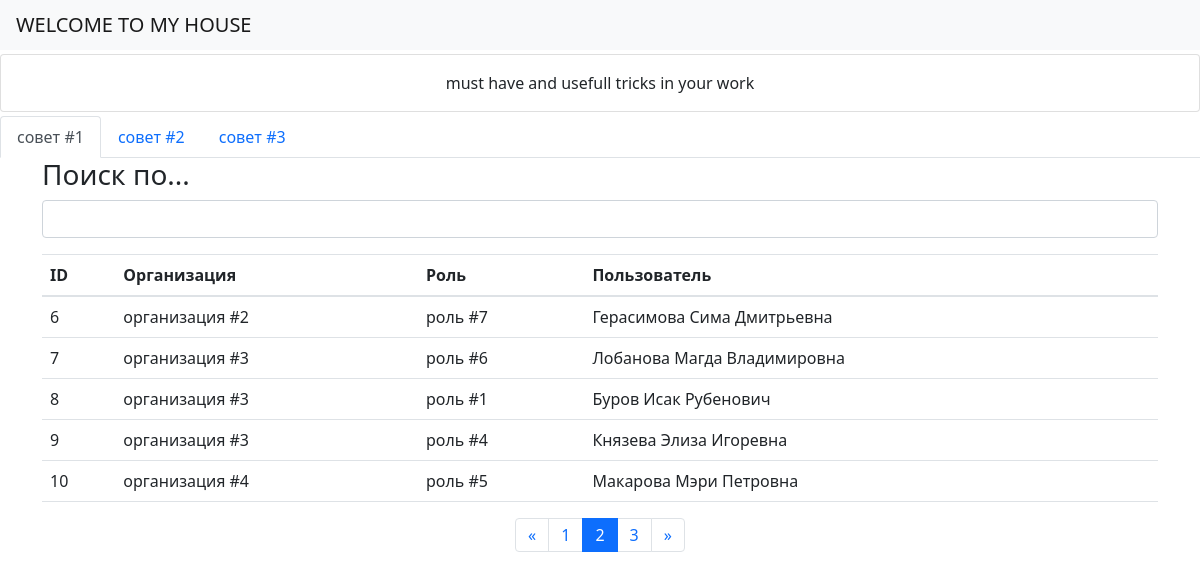
/advice_zone/?page=2, run on an earlier commit of the app's database.
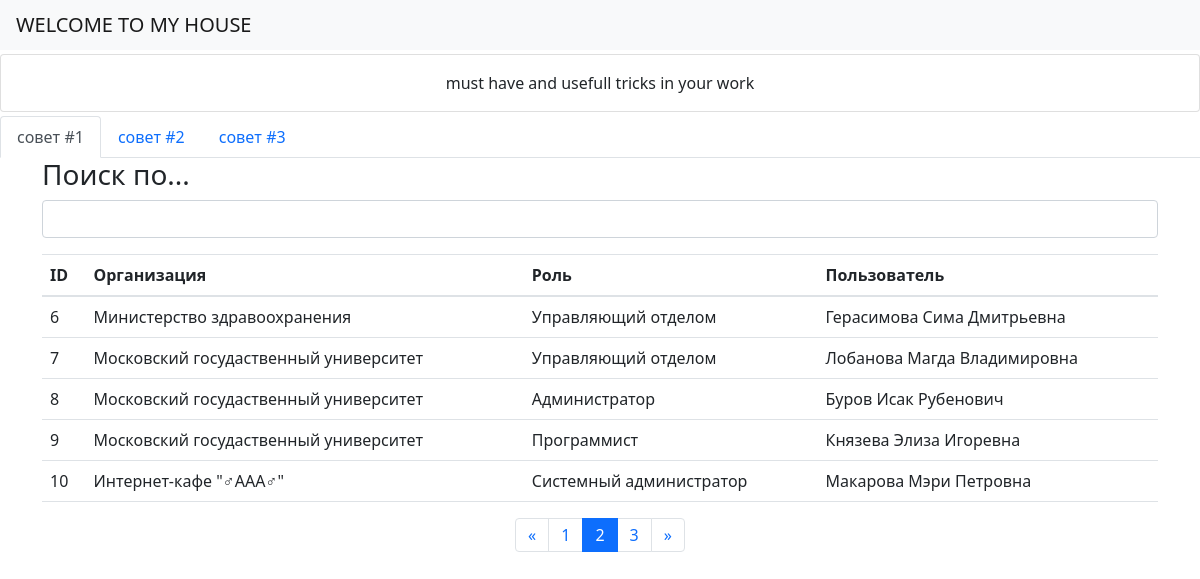
And on a later commit of the database.
### webcontainer/models.py (models this page shows, shortened)
class ConnectionTableMode(models.Model):
    class Meta:
        ordering = ['id', ]
        verbose_name = 'Организация-Роль-Пользователь'
        verbose_name_plural = 'Организация-Роль-Пользователь'
    organizations = models.ForeignKey(OrganizationTableMode, verbose_name='Организация', on_delete=models.CASCADE,
                                      null=True, blank=True)
    roles = models.ForeignKey(RoleTableMode, verbose_name='Роль', on_delete=models.CASCADE, null=True, blank=True)
    users = models.ForeignKey(UserTableMode, verbose_name='Пользователь', on_delete=models.CASCADE, null=True,
                              blank=True)

class OrganizationTableMode(models.Model):
    class Meta:
        ordering = ['id', ]
        verbose_name = 'Организация'
        verbose_name_plural = 'Организация'
    name = models.CharField('Название организации', max_length=100, null=False, blank=False)
    def __str__(self):
        return self.name

class RoleTableMode(models.Model):
    class Meta:
        ordering = ['id', ]
        verbose_name = 'Роль'
        verbose_name_plural = 'Роль'
    name = models.CharField('Название роли', max_length=100, null=False, blank=False)
    def __str__(self):
        return self.name

class UserTableMode(models.Model):
    class Meta:
        ordering = ['id', ]
        verbose_name = 'Пользователь'
        verbose_name_plural = 'Пользователь'
    firstname = models.CharField('Фамилия', max_length=25, null=False, blank=False)
    mainname = models.CharField('Имя', max_length=20, null=False, blank=False)
    lastname = models.CharField('Отчество', max_length=25, null=True, blank=True)
    def __str__(self):
        return self.firstname + ' ' + self.mainname + ' ' + self.lastname

### webmain/views.py (the view)
# urls.py: path('advice_zone/', advice_home, name='advice_home'),
def advice_home(request):
    mainticket = TicketMode.objects.filter(id=1)
    secondaryticket = TicketMode.objects.filter(~Q(id=1))
    sett_search = {}
    datalist = ConnectionTableMode.objects.filter()
    if request.GET.get('search_name'):
        sett_search['search_name'] = request.GET.get('search_name')
        datalist = datalist.filter(Q(organizations__name__icontains=request.GET.get('search_name')) |
                                   Q(roles__name__icontains=request.GET.get('search_name')) |
                                   Q(users__firstname__icontains=request.GET.get('search_name')))
    else:
        datalist = datalist[0:50]
    page = request.GET.get('page', 1)
    paginator = Paginator(datalist, 5)
    try:
        datausers = paginator.page(page)
    except PageNotAnInteger:
        datausers = paginator.page(1)
    except EmptyPage:
        datausers = paginator.page(paginator.num_pages)
    return render(request, 'webmain/securitycontainPR/htmladvice.html',
                  {'mainticket': mainticket, 'secondaryticket': secondaryticket, 'advicelist': advicelist,
                   'datausers': datausers, 'sett_search': sett_search, })

### webmain/models.py (called while the page is built)
    def __str__(self):
        return self.name

    def __str__(self):
        return self.navzone

### webmain/templates/webmain/securitycontainPR/htmladvice.html
{% extends 'home.html' %}
{% block content %}
    <div class="card mt-1 mb-1">
        {% if advicelist %}
            <div class="card-body text-center">{{ advicelist.1 }}</div>
        {% endif %}
    </div>
    <nav>
        <div class="nav nav-tabs" id="nav-tab" role="tablist">
            {% for i in mainticket %}
                <a class="nav-link active" id="{{ i.navzone }}-tab" data-toggle="tab" href="#{{ i.navzone }}" role="tab"
                   aria-controls="{{ i.navzone }}" aria-selected="true">{{ i.name }}</a>
            {% endfor %}
            {% for i in secondaryticket %}
                <a class="nav-link" id="{{ i.navzone }}-tab" data-toggle="tab" href="#{{ i.navzone }}" role="tab"
                   aria-controls="{{ i.navzone }}" aria-selected="false">{{ i.name }}</a>
            {% endfor %}
        </div>
    </nav>
    <div class="tab-content" id="nav-tabContent">
        {% include 'webmain/content/htmlnavcontent.html' %}
    </div>
{% endblock %}

### webmain/templates/webmain/content/htmlnavcontent.html (shortened to what this page needs)
{% for i in mainticket %}
    <div class="tab-pane fade show active" id="{{ i.navzone }}" role="tabpanel"
         aria-labelledby="{{ i.navzone }}-tab">{% include 'webmain/securitycontainPR/containerADV/htmltable.html' %}
    </div>
{% endfor %}

### webmain/templates/webmain/securitycontainPR/containerADV/htmltable.html (shortened to what this page needs)
{% block content %}
    <form action="" class="container">
        <h3>Поиск по...</h3>
        <div class="mb-3">
            <input value="{{ sett_search.search_name }}" name="search_name" class="form-control" type="text">
        </div>
        <table class="table table-hover">
            <thead>
            <tr>
                <th scope="col">ID</th>
                <th scope="col">Организация</th>
                <th scope="col">Роль</th>
                <th scope="col">Пользователь</th>
            </tr>
            </thead>
            <tbody>
            {% for i in datausers %}
                <tr>
                    <td>{{ i.id }}</td>
                    <td>{{ i.organizations }}</td>
                    <td>{{ i.roles }}</td>
                    <td>{{ i.users }}</td>
                </tr>
            {% endfor %}
            </tbody>
        </table>
        {% if datausers.has_other_pages %}
            <ul class="pagination justify-content-center">
                {% if datausers.has_previous %}
                    <li class="page-item"><a class="page-link"
                                             href="?page={{ datausers.previous_page_number }}">&laquo;</a>
                    </li>
                {% else %}
                    <li class="disabled page-item"><span class="page-link">&laquo;</span></li>
                {% endif %}
                {% for i in datausers.paginator.page_range %}
                    {% if datausers.number == i %}
                        <li class="active page-item"><span class="page-link">{{ i }} </span>
                        </li>
                    {% else %}
                        <li class="page-item"><a class="page-link" href="?page={{ i }}">{{ i }}</a></li>
                    {% endif %}
                {% endfor %}
                {% if datausers.has_next %}
                    <li class="page-item"><a class="page-link" href="?page={{ datausers.next_page_number }}">&raquo;</a>
                    </li>
                {% else %}
                    <li class="disabled page-item"><span class="page-link">&raquo;</span></li>
                {% endif %}
            </ul>
        {% endif %}
    </form>
{% endblock %}

What changed in the data, as far as the page shows it:
changed ConnectionTableMode "Герасимова Сима Дмитрьевна": organizations "организация #2" → "Министерство здравоохранения"; roles "роль #7" → "Управляющий отделом"
changed through a linked row, ConnectionTableMode "Лобанова Магда Владимировна": organizations "организация #3" → "Московский госудаственный университет"; roles "роль #6" → "Управляющий отделом"
changed through a linked row, ConnectionTableMode "Буров Исак Рубенович": organizations "организация #3" → "Московский госудаственный университет"; roles "роль #1" → "Администратор"
changed through a linked row, ConnectionTableMode "Князева Элиза Игоревна": organizations "организация #3" → "Московский госудаственный университет"; roles "роль #4" → "Программист"
changed through a linked row, ConnectionTableMode "Макарова Мэри Петровна": organizations "организация #4" → "Интернет-кафе \"♂AAA♂\""; roles "роль #5" → "Системный администратор"
